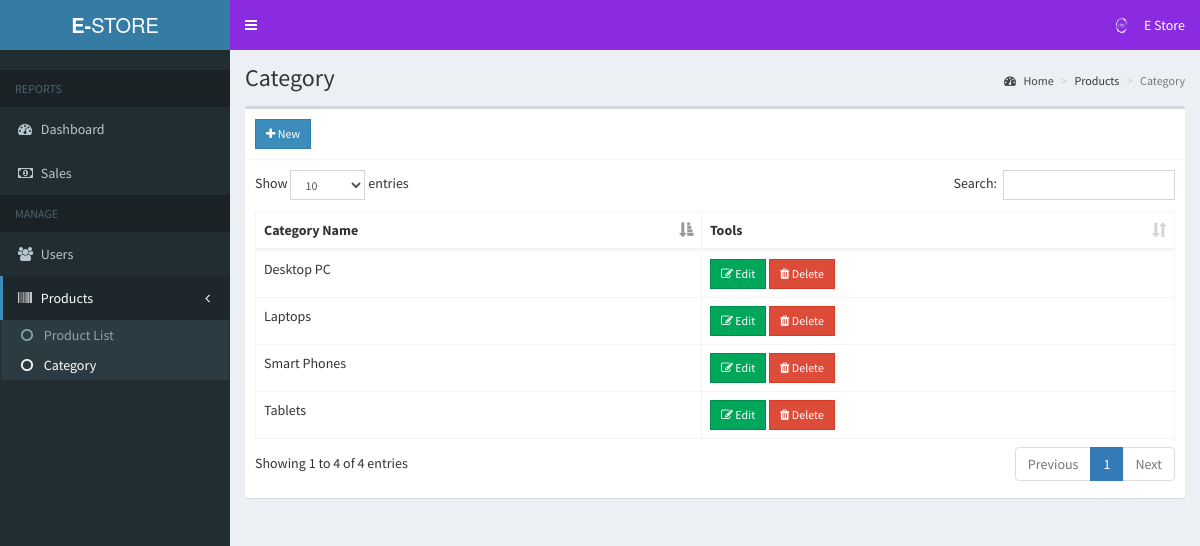
The app's page /admin/category.php (signed in) with its own data.
### tables this page shows
CREATE TABLE `users` (
  `id` int(11) NOT NULL,
  `email` varchar(200) NOT NULL,
  `password` varchar(60) NOT NULL,
  `type` int(1) NOT NULL,
  `firstname` varchar(50) NOT NULL,
  `lastname` varchar(50) NOT NULL,
  `address` text NOT NULL,
  `contact_info` varchar(100) NOT NULL,
  `photo` varchar(200) NOT NULL,
  `status` int(1) NOT NULL,
  `activate_code` varchar(15) NOT NULL,
  `reset_code` varchar(15) NOT NULL,
  `created_on` date NOT NULL
);

CREATE TABLE `category` (
  `id` int(11) NOT NULL,
  `name` varchar(100) NOT NULL,
  `cat_slug` varchar(150) NOT NULL
);

### admin/includes/session.php (called while the page is built, shortened)
<?php
	include '../includes/conn.php';
	$conn = $pdo->open();
	$stmt = $conn->prepare("SELECT * FROM users WHERE id=:id");
	$stmt->execute(['id'=>$_SESSION['admin']]);
	$admin = $stmt->fetch();
?>

### admin/category.php (the view, shortened to what this page needs)
<?php include 'includes/session.php'; ?>
<?php include 'includes/header.php'; ?>
<body class="hold-transition skin-blue sidebar-mini">
<div class="wrapper">
  <?php include 'includes/navbar.php'; ?>
  <?php include 'includes/menubar.php'; ?>
  <div class="content-wrapper">
    <section class="content-header">
      <h1>
        Category
      </h1>
      <ol class="breadcrumb">
        <li><a href="#"><i class="fa fa-dashboard"></i> Home</a></li>
        <li>Products</li>
        <li class="active">Category</li>
      </ol>
    </section>
    <section class="content">
      <div class="row">
        <div class="col-xs-12">
          <div class="box">
            <div class="box-header with-border">
              <a href="#addnew" data-toggle="modal" class="btn btn-primary btn-sm btn-flat"><i class="fa fa-plus"></i> New</a>
            </div>
            <div class="box-body">
              <table id="example1" class="table table-bordered">
                <thead>
                  <th>Category Name</th>
                  <th>Tools</th>
                </thead>
                <tbody>
                  <?php
                    $conn = $pdo->open();
                    try{
                      $stmt = $conn->prepare("SELECT * FROM category");
                      $stmt->execute();
                      foreach($stmt as $row){
                        echo "
                          <tr>
                            <td>".$row['name']."</td>
                            <td>
                              <button class='btn btn-success btn-sm edit btn-flat' data-id='".$row['id']."'><i class='fa fa-edit'></i> Edit</button>
                              <button class='btn btn-danger btn-sm delete btn-flat' data-id='".$row['id']."'><i class='fa fa-trash'></i> Delete</button>
                            </td>
                          </tr>
                        ";
                      }
                    }
                    catch(PDOException $e){
                      echo $e->getMessage();
                    }
                  ?>
                </tbody>
              </table>
            </div>
          </div>
        </div>
      </div>
    </section>
  </div>
</div>
</body>
</html>

### admin/includes/navbar.php (shortened to what this page needs)
<header class="main-header">
  <a href="#" class="logo">
    <span class="logo-lg"><b>E-</b>STORE</span>
  </a>
  <nav class="navbar navbar-static-top">
    <a href="#" class="sidebar-toggle" data-toggle="push-menu" role="button">
    </a>
    <div class="navbar-custom-menu">
      <ul class="nav navbar-nav">
        <li class="dropdown user user-menu">
          <a href="#" class="dropdown-toggle" data-toggle="dropdown">
            <img src="<?php echo (!empty($admin['photo'])) ? '../images/'.$admin['photo'] : '../images/profile.jpg'; ?>" class="user-image" alt="User Image">
            <span class="hidden-xs"><?php echo $admin['firstname'].' '.$admin['lastname']; ?></span>
          </a>
        </li>
      </ul>
    </div>
  </nav>
</header>

### records on screen
users: photo (picture), firstname "E", lastname "Store"
category: name "Laptops"
category: name "Desktop PC"
category: name "Tablets"
category: name "Smart Phones"
